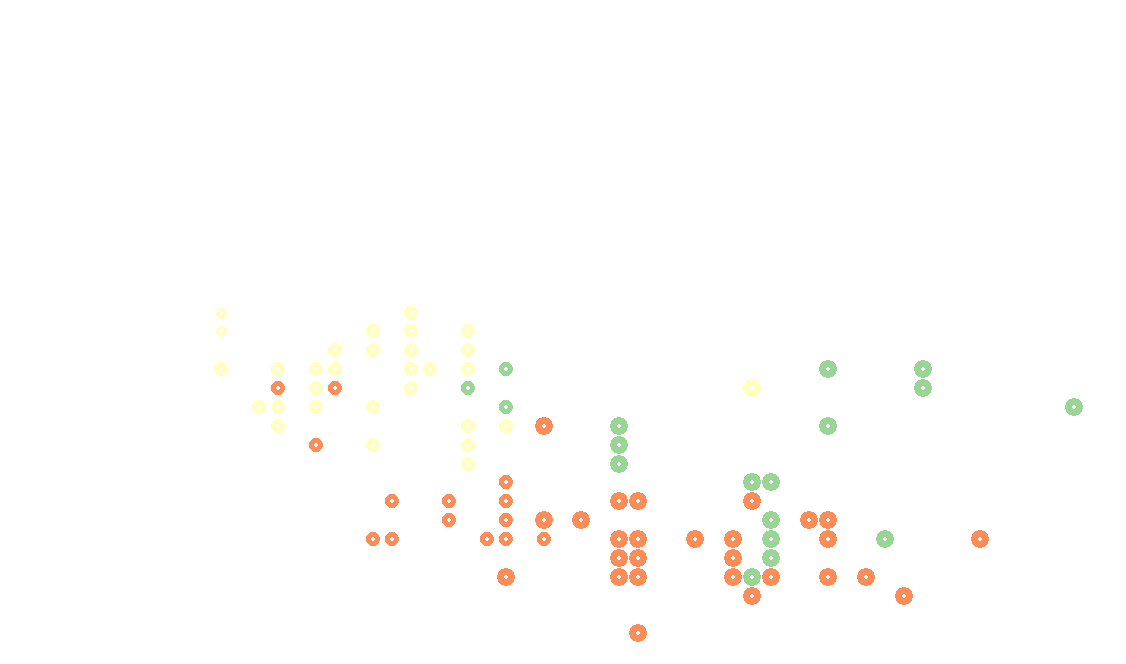

This chart was generated by the following R code:
# install.packages("tidyverse")

library(ggplot2)
library(tibble)

mpg |>
  ggplot(aes(displ, hwy, colour = drv, size = cyl)) +
  geom_point(show.legend = FALSE) +
  geom_point(show.legend = FALSE, size = 1, colour = "#ffffff") + 
  theme_void() +
  scale_color_brewer(palette = "Spectral")
